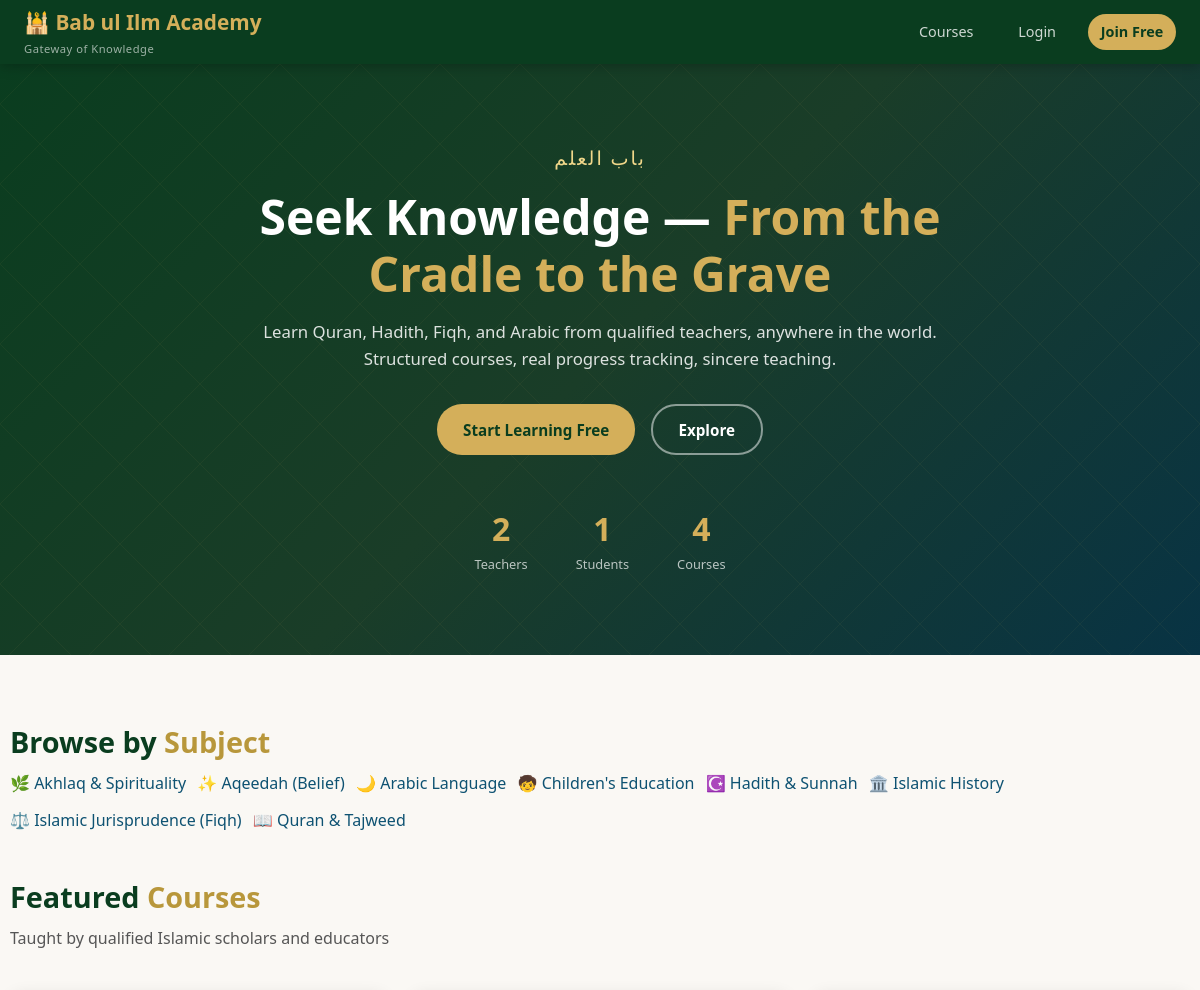
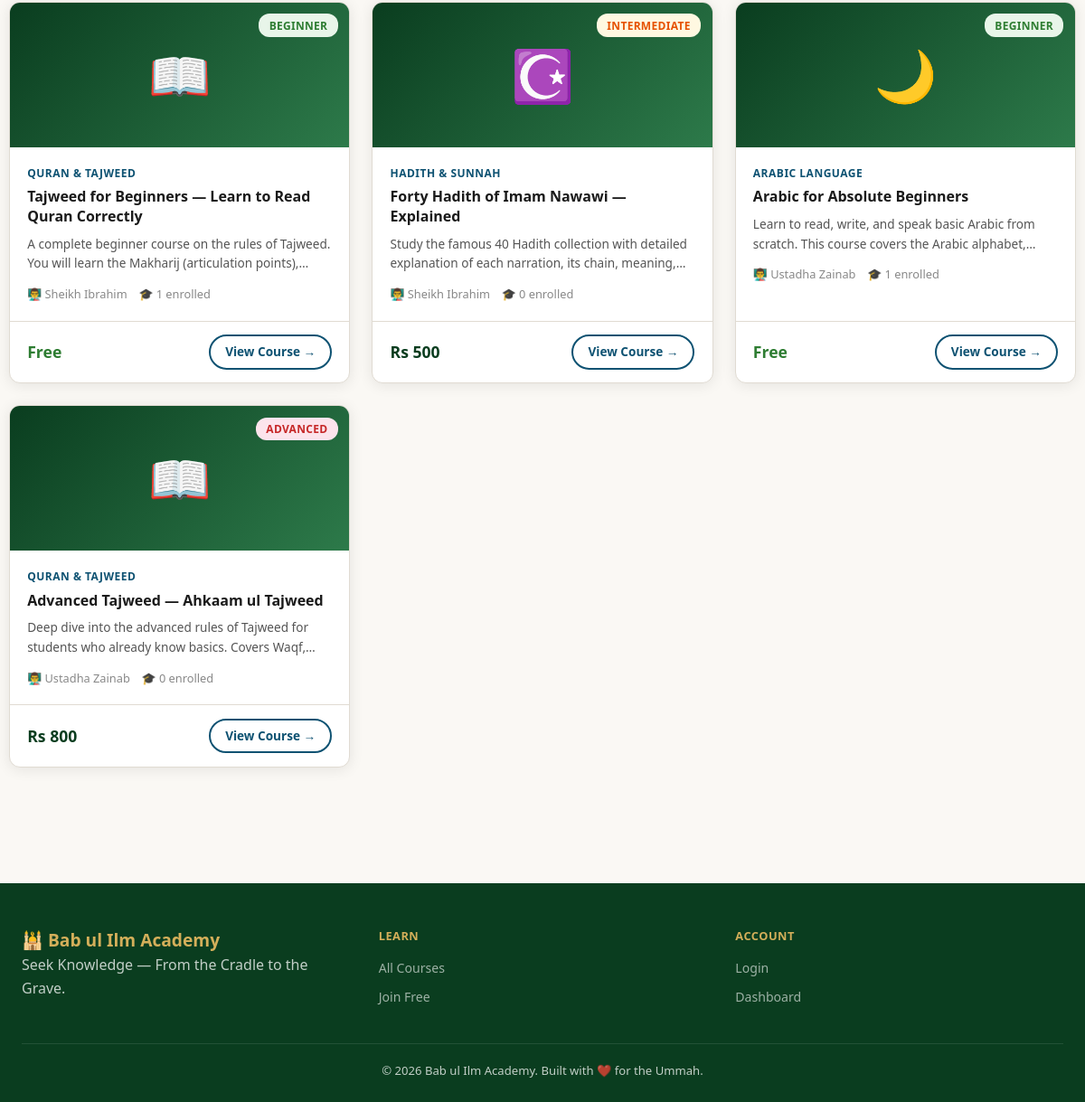
Before: / with the older database file (2 pictures, top to bottom).
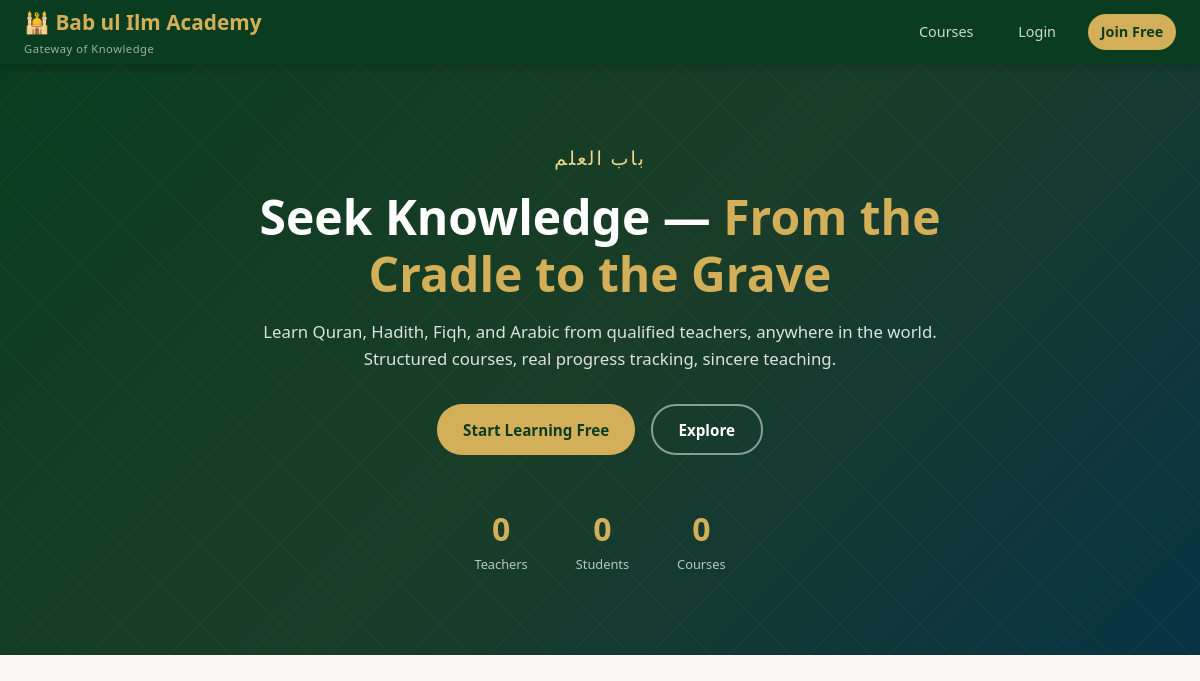
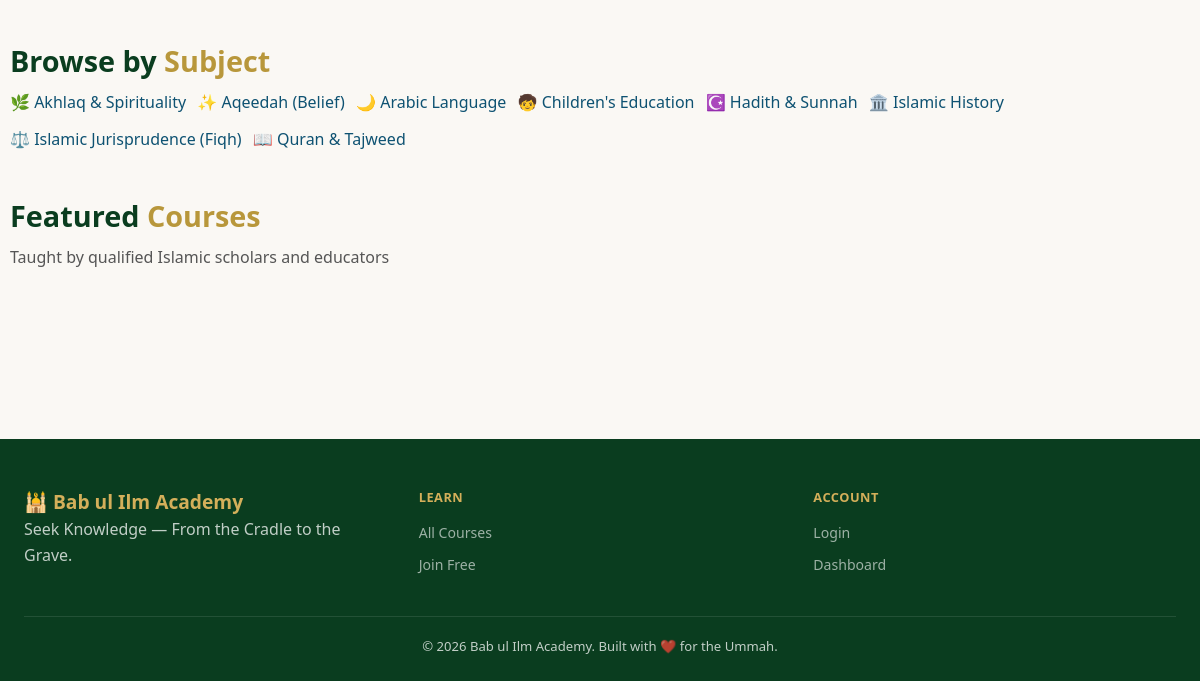
After: the same page with the newer database file (2 pictures, top to bottom).
### tables this page shows
CREATE TABLE IF NOT EXISTS subjects (
    id   INT UNSIGNED AUTO_INCREMENT PRIMARY KEY,
    name VARCHAR(100) NOT NULL,
    icon VARCHAR(10)
);

CREATE TABLE IF NOT EXISTS courses (
    id           INT UNSIGNED AUTO_INCREMENT PRIMARY KEY,
    teacher_id   INT UNSIGNED NOT NULL,
    subject_id   INT UNSIGNED,
    title        VARCHAR(200) NOT NULL,
    description  TEXT,
    level        ENUM('beginner','intermediate','advanced') DEFAULT 'beginner',
    language     VARCHAR(50) DEFAULT 'English',
    price        DECIMAL(10,2) DEFAULT 0.00,    
    cover_url    VARCHAR(500),
    is_published TINYINT(1) DEFAULT 0,
    created_at   TIMESTAMP DEFAULT CURRENT_TIMESTAMP,
    FOREIGN KEY (teacher_id)  REFERENCES users(id) ON DELETE CASCADE,
    FOREIGN KEY (subject_id)  REFERENCES subjects(id) ON DELETE SET NULL,
    INDEX idx_teacher (teacher_id),
    INDEX idx_published (is_published)
);

CREATE TABLE IF NOT EXISTS users (
    id           INT UNSIGNED AUTO_INCREMENT PRIMARY KEY,
    name         VARCHAR(100) NOT NULL,
    email        VARCHAR(150) NOT NULL UNIQUE,
    password     VARCHAR(255) NOT NULL,
    role         ENUM('student','teacher','admin') DEFAULT 'student',
    phone        VARCHAR(30),
    country      VARCHAR(100),
    bio          TEXT,
    qualification TEXT,               
    avatar       VARCHAR(300),
    is_approved  TINYINT(1) DEFAULT 1,   
    created_at   TIMESTAMP DEFAULT CURRENT_TIMESTAMP,
    INDEX idx_email (email),
    INDEX idx_role (role)
);

### db.php (called while the page is built, shortened)
<?php
function e(string $s): string {
    return htmlspecialchars($s, ENT_QUOTES, 'UTF-8');
}
function auth(): ?array {
    return $_SESSION['user'] ?? null;
}

### index.php (the view, shortened to what this page needs)
<?php
require_once __DIR__ . '/db.php';
$user = auth();
$subjects = $pdo->query('SELECT * FROM subjects ORDER BY name')->fetchAll();
$courses = $pdo->query(
    "SELECT c.*, u.name AS teacher_name, s.name AS subject_name, s.icon AS subject_icon,
            (SELECT COUNT(*) FROM enrollments e WHERE e.course_id = c.id) AS student_count
     FROM courses c
     JOIN users u ON u.id = c.teacher_id
     LEFT JOIN subjects s ON s.id = c.subject_id
     WHERE c.is_published = 1
     ORDER BY c.created_at DESC LIMIT 12"
)->fetchAll();
$stats = $pdo->query(
    "SELECT
        (SELECT COUNT(*) FROM users WHERE role='teacher') AS teachers,
        (SELECT COUNT(*) FROM users WHERE role='student') AS students,
        (SELECT COUNT(*) FROM courses WHERE is_published=1) AS courses"
)->fetch();
?>
<!DOCTYPE html>
<html lang="en">
<head>
<link rel="stylesheet" href="style.css">
</head>
<body>
<nav class="navbar">
    <div class="nav-brand">🕌 <?= e(SITE_NAME) ?><small>Gateway of Knowledge</small></div>
    <div class="nav-links">
        <a href="courses.php">Courses</a>
        <?php if ($user): ?>
            <a href="dashboard.php">Dashboard</a>
            <?php if ($user['role'] === 'admin'): ?><a href="admin.php">Admin</a><?php endif; ?>
            <a href="logout.php" class="nav-btn">Logout</a>
        <?php else: ?>
            <a href="login.php">Login</a>
            <a href="register.php" class="nav-btn">Join Free</a>
        <?php endif; ?>
    </div>
</nav>
<header class="hero">
    <div class="hero-content">
        <div class="hero-arabic">باب العلم</div>
        <h1>Seek Knowledge — <span>From the Cradle to the Grave</span></h1>
        <p>Learn Quran, Hadith, Fiqh, and Arabic from qualified teachers, anywhere in the world. Structured courses, real progress tracking, sincere teaching.</p>
        <div class="hero-actions">
            <?php if ($user): ?>
                <a href="courses.php" class="btn btn-primary">Browse Courses</a>
            <?php else: ?>
                <a href="register.php" class="btn btn-primary">Start Learning Free</a>
            <?php endif; ?>
            <a href="#courses" class="btn btn-secondary">Explore</a>
        </div>
        <div class="hero-stats">
            <div class="hero-stat"><div class="num"><?= (int) $stats['teachers'] ?></div><div class="lbl">Teachers</div></div>
            <div class="hero-stat"><div class="num"><?= (int) $stats['students'] ?></div><div class="lbl">Students</div></div>
            <div class="hero-stat"><div class="num"><?= (int) $stats['courses'] ?></div><div class="lbl">Courses</div></div>
        </div>
    </div>
</header>
<div class="container section" id="courses">
    <h2 class="section-title">Browse by <span>Subject</span></h2>
    <div class="category-grid" style="display:flex;flex-wrap:wrap;gap:.7rem;margin-bottom:2.5rem">
        <?php foreach ($subjects as $s): ?>
            <a href="courses.php?subject=<?= (int) $s['id'] ?>" class="cat-chip"><?= e($s['icon']) ?> <?= e($s['name']) ?></a>
        <?php endforeach; ?>
    </div>
    <h2 class="section-title">Featured <span>Courses</span></h2>
    <p class="section-sub">Taught by qualified Islamic scholars and educators</p>
    <div class="grid-3">
        <?php foreach ($courses as $c): ?>
        <a href="course.php?id=<?= (int) $c['id'] ?>" class="course-card" style="text-decoration:none;color:inherit">
            <div class="course-cover">
                <?= e($c['subject_icon'] ?: '📖') ?>
                <span class="badge badge-<?= e($c['level']) ?> course-level"><?= e(ucfirst($c['level'])) ?></span>
            </div>
            <div class="course-body">
                <div class="course-subject"><?= e($c['subject_name'] ?? 'General') ?></div>
                <div class="course-title"><?= e($c['title']) ?></div>
                <div class="course-desc"><?= e($c['description']) ?></div>
                <div class="course-meta">
                    <span>👨‍🏫 <?= e($c['teacher_name']) ?></span>
                    <span>🎓 <?= (int) $c['student_count'] ?> enrolled</span>
                </div>
            </div>
            <div class="course-footer">
                <span class="course-price <?= $c['price'] == 0 ? 'free' : '' ?>"><?= $c['price'] > 0 ? 'Rs ' . number_format((float) $c['price']) : 'Free' ?></span>
                <span class="btn btn-outline btn-sm">View Course →</span>
            </div>
        </a>
        <?php endforeach; ?>
    </div>
</div>
<footer>
    <div class="footer-grid">
        <div>
            <div class="footer-brand">🕌 <?= e(SITE_NAME) ?></div>
            <p>Seek Knowledge — From the Cradle to the Grave.</p>
        </div>
        <div>
            <div class="footer-heading">Learn</div>
            <ul class="footer-links">
                <li><a href="courses.php">All Courses</a></li>
                <li><a href="register.php">Join Free</a></li>
            </ul>
        </div>
        <div>
            <div class="footer-heading">Account</div>
            <ul class="footer-links">
                <li><a href="login.php">Login</a></li>
                <li><a href="dashboard.php">Dashboard</a></li>
            </ul>
        </div>
    </div>
    <div class="footer-bottom">&copy; <?= date('Y') ?> <?= e(SITE_NAME) ?>. Built with ❤️ for the Ummah.</div>
</footer>
</body>
</html>

Changed rows visible on the page:
removed courses: subject.icon "📖", level "BEGINNER", subject.name "QURAN & TAJWEED", title "Tajweed for Beginners — Learn to Read Quran Correctly", description "A complete beginner course on the rules of Tajweed. You will learn the Makharij (articulation…", teacher.name "Sheikh Ibrahim", student_count "1", price "Free"
removed courses: subject.icon "☪️", level "INTERMEDIATE", subject.name "HADITH & SUNNAH", title "Forty Hadith of Imam Nawawi — Explained", description "Study the famous 40 Hadith collection with detailed explanation of each narration, its chain,…", teacher.name "Sheikh Ibrahim", student_count "0", price "500"
removed courses: subject.icon "🌙", level "BEGINNER", subject.name "ARABIC LANGUAGE", title "Arabic for Absolute Beginners", description "Learn to read, write, and speak basic Arabic from scratch. This course covers the Arabic…", teacher.name "Ustadha Zainab", student_count "1", price "Free"
removed courses: subject.icon "📖", level "ADVANCED", subject.name "QURAN & TAJWEED", title "Advanced Tajweed — Ahkaam ul Tajweed", description "Deep dive into the advanced rules of Tajweed for students who already know basics. Covers…", teacher.name "Ustadha Zainab", student_count "0", price "800"
Other visible differences:
$stats['teachers']: "2" → "0"
$stats['students']: "1" → "0"
$stats['courses']: "4" → "0"
